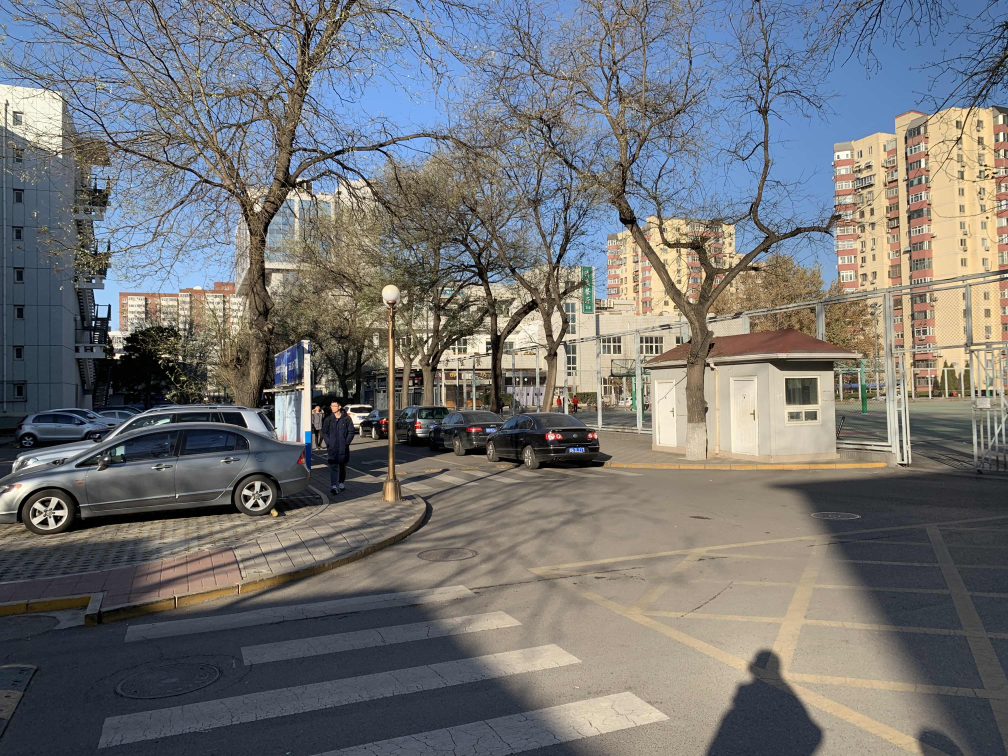
#> input picture Line_Points_Extraction/Images/IMG_2996.jpg, 4032 x 3024 px (shown at 1/4 size)
$ python Image_Crop.py
#> lines starting #> are read from the running program, lines starting #| are printed output that depends on the picture
# -*- coding: utf-8 -*-
# @Time    : 2020/3/12 10:48 下午
# @Author  : Yingke Ding
# @FileName: Image_Crop.py
# @Software: PyCharm

import cv2


image = cv2.imread("./Images/IMG_2996.jpg")
#> image is the input picture: shape (3024, 4032, 3); mean B, G, R 117.5, 116.2, 115.3
image_cropped = image[2300:3024, 500:2200]
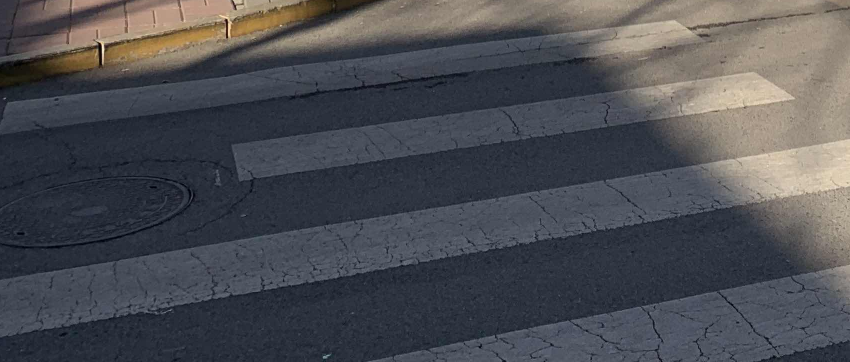
#> image_cropped: shape (724, 1700, 3) (shown at 1/2 size); mean B, G, R 82.7, 77.5, 76.4

cv2.imwrite("./Images/2996_cropped.jpg", image_cropped)
